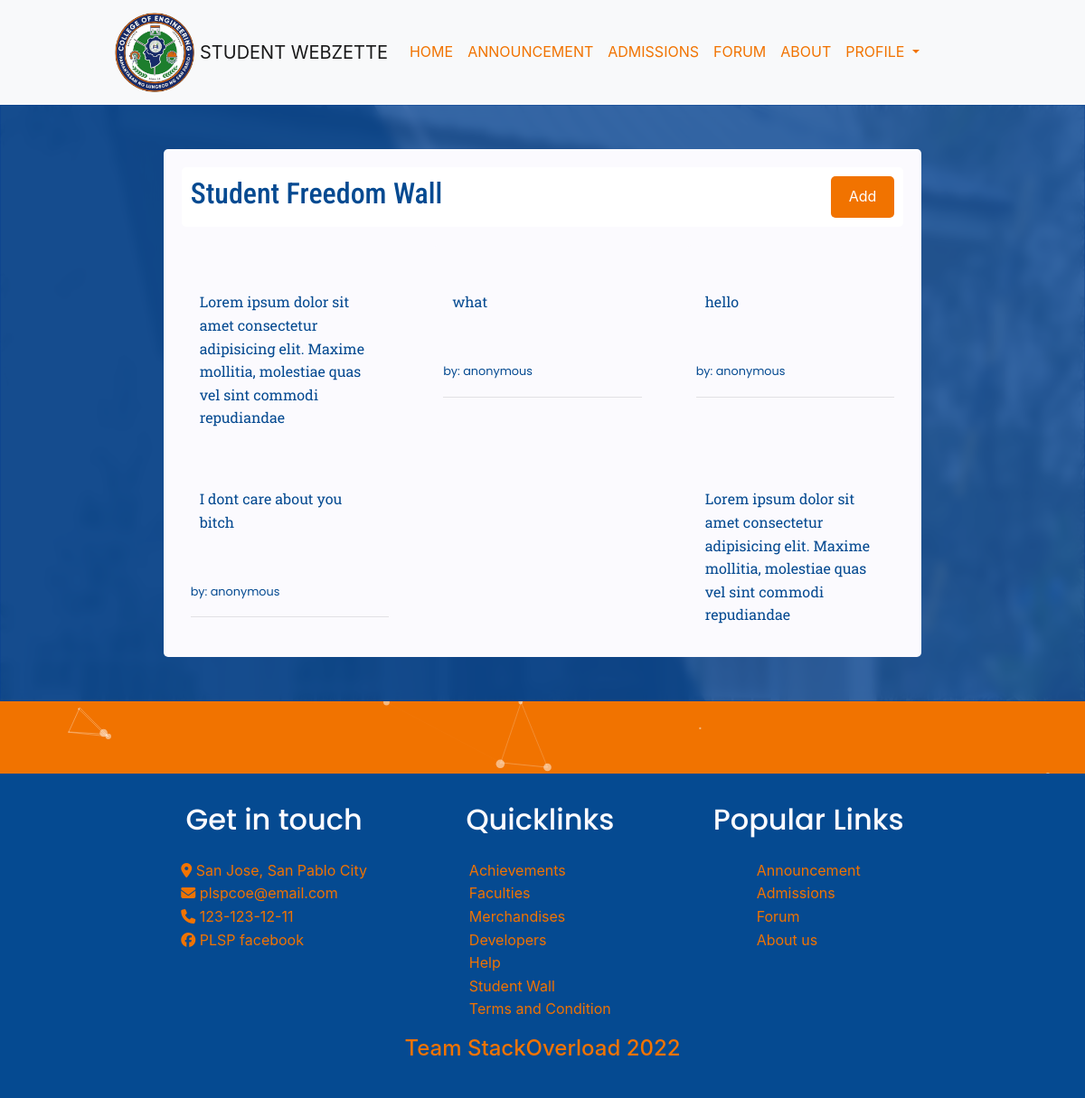
Page /wall/ (signed in) on the committed database.
### base/models.py (models this page shows, shortened)
class Wall(models.Model):
    name = models.CharField(blank=True, max_length=20, default="anonymous")
    body = RichTextField(blank = False, null=True)

### base/views.py (the view)
# urls.py: path('wall/', views.wall, name = "wall"),
@login_required(login_url = 'login')
def wall(request):
    post = Wall.objects.all()
    return render(request, 'base/wall.html', {'post': post})

### base/templates/base/wall.html
{% extends 'main.html' %}
{% load crispy_forms_tags %}
{%block content%}
<div class="bluee">
<div class="wall-overall-container">
    <div class="wall-header">
        <h1>Student Freedom Wall</h1>
        <a href="{% url 'create-post' %}"><button class="button-5" role="button"><span
            class="text">Add</span>
        <span>Post</span></button></a>
    </div>
    <div class="wall-container">
        {% for message in post %}
        <div class="message">
            <p>{{ message.body|safe}}</p>
            <small>by: {{ message.name}}</small>
            <hr class= "wall-br">
        </div>
    {% endfor %}
    </div>
</div>
</div>
{% include "base/footer.html" %}
{%endblock%}

### static/styles/main.css (style rules this page uses)
html { scroll-behavior: smooth; }
:root { --lm-light-color: #fbfafe; --lm-dark-color: #054a91; --lm-accent-color: #f17300; --ff-body: 'Roboto Slab', serif; --ff-title: 'Roboto Condensed', sans-serif; --ff-subtitle: 'Poppins', sans-serif; --fs-body: 1em; --fs-title: 2em; --fs-subtitle-1: 1.25em; --fs-subtitle-2: 1.1em; --fs-subtitle-3: 1em; --fs-subtitle-4: 0.95em; }
* { box-sizing: border-box; line-height: 1.6; padding: 0; margin: 0; }
.main-body { background-image: url('../images/bg-main.png'); background-repeat: no-repeat; background-attachment: fixed; background-size: 100% 100%; }

### static/styles/forum.css (style rules this page uses)
:root { --lm-light-color: #fbfafe; --lm-dark-color: #054a91; --lm-accent-color: #f17300; --ff-body: 'Roboto Slab', serif; --ff-title: 'Roboto Condensed', sans-serif; --ff-subtitle: 'Poppins', sans-serif; --fs-body: 2em; --fs-title: 3em; --fs-subtitle-1: 1.25em; --fs-subtitle-2: 2em; --fs-subtitle-3: 1.5em; --fs-subtitle-4: 1.1em; --fs-very-small: 0.9em }
* { box-sizing: border-box; margin: 0; padding: 0; }
::placeholder { color: white; }
.button-5 { position: relative; overflow: hidden; border: 1px solid white; color: white; display: inline-block; font-size: 15px; line-height: 15px; padding: 18px 18px 17px; text-decoration: none; cursor: pointer; background: var(--lm-accent-color); user-select: none; -webkit-user-select: none; touch-action: manipulation; }
.button-5 span:first-child { position: relative; transition: color 600ms cubic-bezier(0.48, 0, 0.12, 1); z-index: 10; }
.button-5:after { content: ""; position: absolute; bottom: -50%; left: 0; width: 100%; height: 100%; background-color: var(--lm-dark-color); transform-origin: bottom center; transition: transform 600ms cubic-bezier(0.48, 0, 0.12, 1); transform: skewY(9.3deg) scaleY(0); z-index: 50; }

### static/styles/forum-navbar.css (style rules this page uses)
html { scroll-behavior: smooth; }
:root { --lm-light-color: #fbfafe; --lm-dark-color: #054a91; --lm-accent-color: #f17300; --ff-body: 'Roboto Slab', serif; --ff-title: 'Roboto Condensed', sans-serif; --ff-subtitle: 'Poppins', sans-serif; --fs-body: 2em; --fs-title: 3em; --fs-subtitle-1: 1.25em; --fs-subtitle-2: 2em; --fs-subtitle-3: 1.5em; --fs-subtitle-4: 1.1em; --fs-very-small: 0.9em }
* { box-sizing: border-box; padding: 0; margin: 0; }

### static/styles/announcement.css (style rules this page uses)
html { scroll-behavior: smooth; }
:root { --lm-light-color: #fbfafe; --lm-dark-color: #054a91; --lm-accent-color: #f17300; --ff-body: 'Roboto Slab', serif; --ff-title: 'Roboto Condensed', sans-serif; --ff-subtitle: 'Poppins', sans-serif; --fs-body: 2em; --fs-title: 3em; --fs-subtitle-1: 1.25em; --fs-subtitle-2: 2em; --fs-subtitle-3: 1em; --fs-subtitle-4: 1.1em; }
* { box-sizing: border-box; line-height: 1.6; padding: 0; margin: 0; }

### static/styles/admissions.css (style rules this page uses)
html { scroll-behavior: smooth; }
:root { --lm-light-color: #fbfafe; --lm-dark-color: #054a91; --lm-accent-color: #f17300; --ff-body: 'Roboto Slab', serif; --ff-title: 'Roboto Condensed', sans-serif; --ff-subtitle: 'Poppins', sans-serif; --fs-body: 2em; --fs-title: 3em; --fs-subtitle-1: 1.25em; --fs-subtitle-2: 2em; --fs-subtitle-3: 1.5em; --fs-subtitle-4: 1.1em; --fs-very-small: 0.9em }
* { box-sizing: border-box; line-height: 1.6; padding: 0; margin: 0; }

### static/styles/about.css (style rules this page uses)
html { scroll-behavior: smooth; }
:root { --lm-light-color: #fbfafe; --lm-dark-color: #054a91; --lm-accent-color: #f17300; --ff-body: 'Roboto Slab', serif; --ff-title: 'Roboto Condensed', sans-serif; --ff-subtitle: 'Poppins', sans-serif; --fs-body: 2em; --fs-title: 3em; --fs-subtitle-1: 1.25em; --fs-subtitle-2: 2em; --fs-subtitle-3: 1.5em; --fs-subtitle-4: 1.1em; --fs-very-small: 0.9em }
* { box-sizing: border-box; line-height: 1.6; padding: 0; margin: 0; }

### static/styles/footer.css (style rules this page uses)
:root { --lm-light-color: #fbfafe; --lm-dark-color: #054a91; --lm-accent-color: #f17300; --ff-body: 'Roboto Slab', serif; --ff-title: 'Roboto Condensed', sans-serif; --ff-subtitle: 'Poppins', sans-serif; --fs-body: 2em; --fs-title: 3em; --fs-subtitle-1: 1.25em; --fs-subtitle-2: 2em; --fs-subtitle-3: 1.5em; --fs-subtitle-4: 1.1em; --fs-very-small: 0.9em }

### static/styles/general-design.css (style rules this page uses)
:root { --lm-light-color: #fbfafe; --lm-dark-color: #054a91; --lm-accent-color: #f17300; --ff-body: 'Roboto Slab', serif; --ff-title: 'Roboto Condensed', sans-serif; --ff-subtitle: 'Poppins', sans-serif; --fs-body: 2em; --fs-title: 3em; --fs-subtitle-1: 1.25em; --fs-subtitle-2: 2em; --fs-subtitle-3: 1.5em; --fs-subtitle-4: 1.1em; --fs-very-small: 0.9em }
* { box-sizing: border-box; margin: 0; padding: 0; }

### rows in the picture
Wall: body "hello", name "anonymous"
Wall: body "what", name "anonymous"
Wall: body "Lorem ipsum dolor sit amet consectetur adipisicing elit. Maxime mollitia, molestiae quas vel sint commodi repudiandae…"
Wall: body "Lorem ipsum dolor sit amet consectetur adipisicing elit. Maxime mollitia, molestiae quas vel sint commodi repudiandae…"
Wall: body "I dont care about you bitch", name "anonymous"
